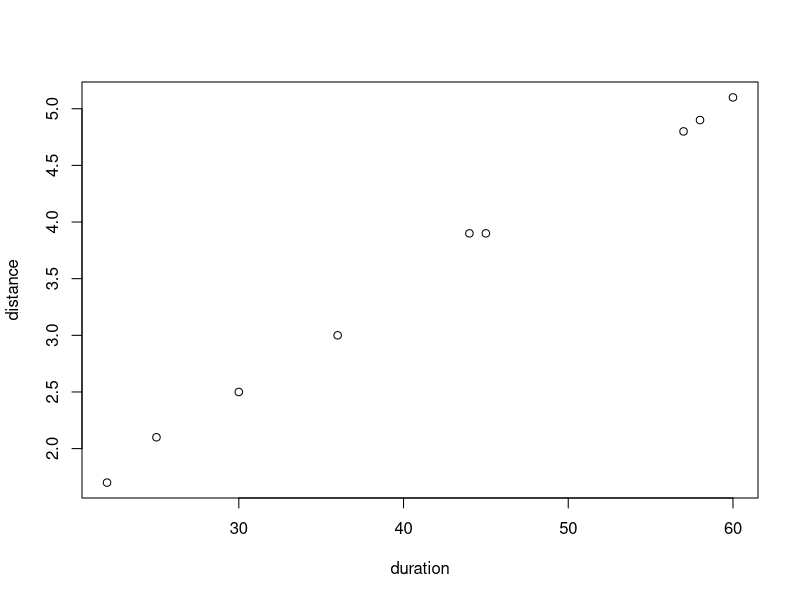
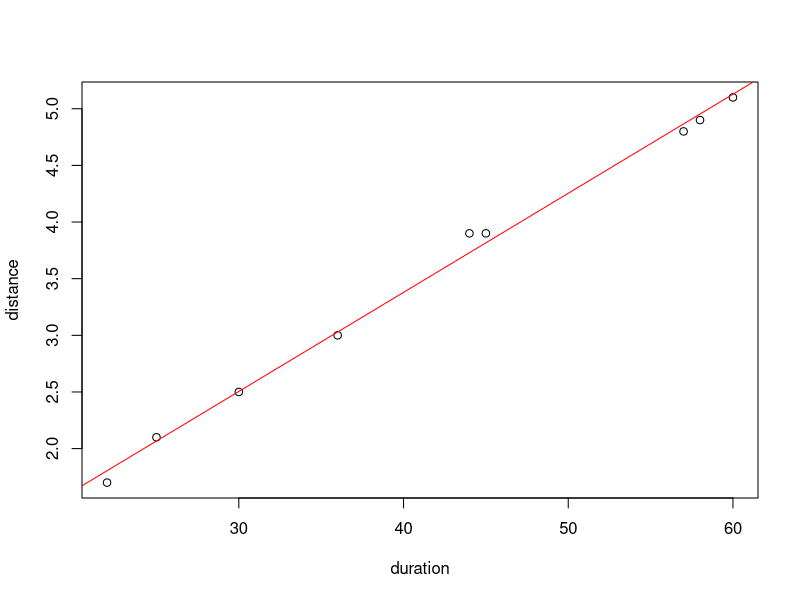
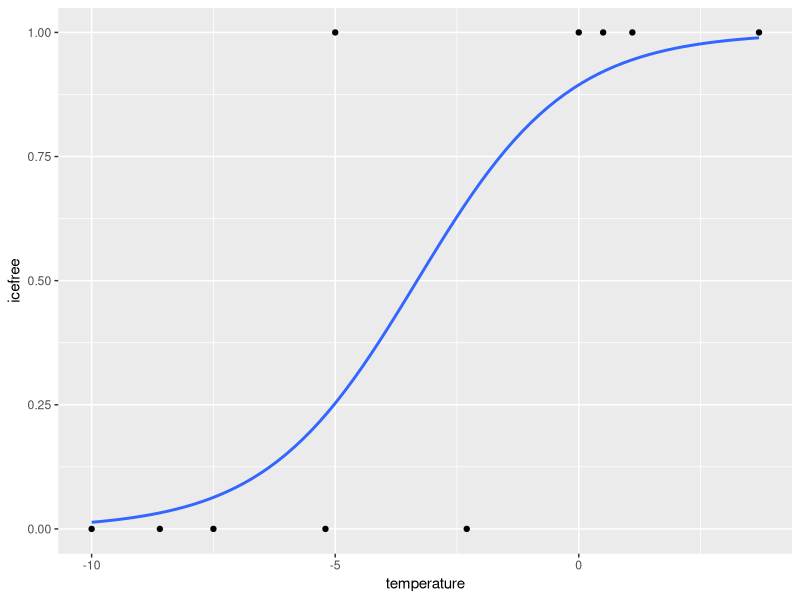
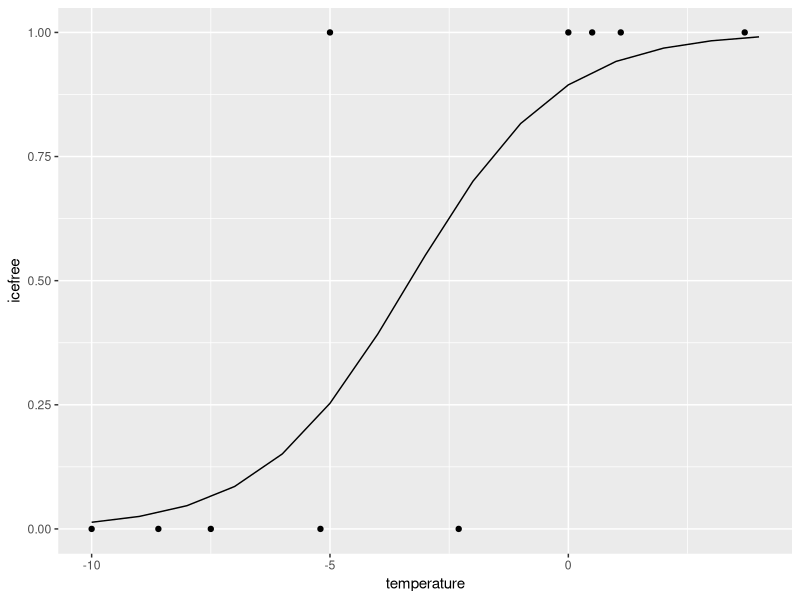
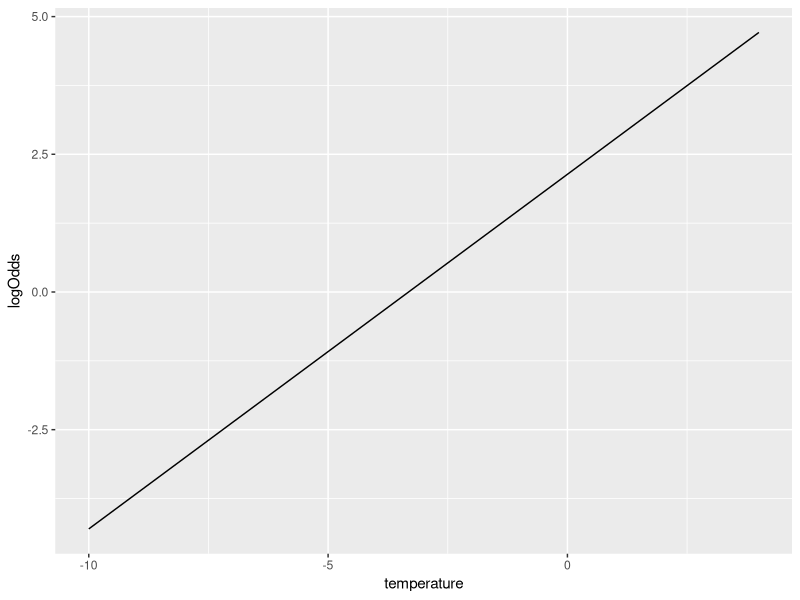
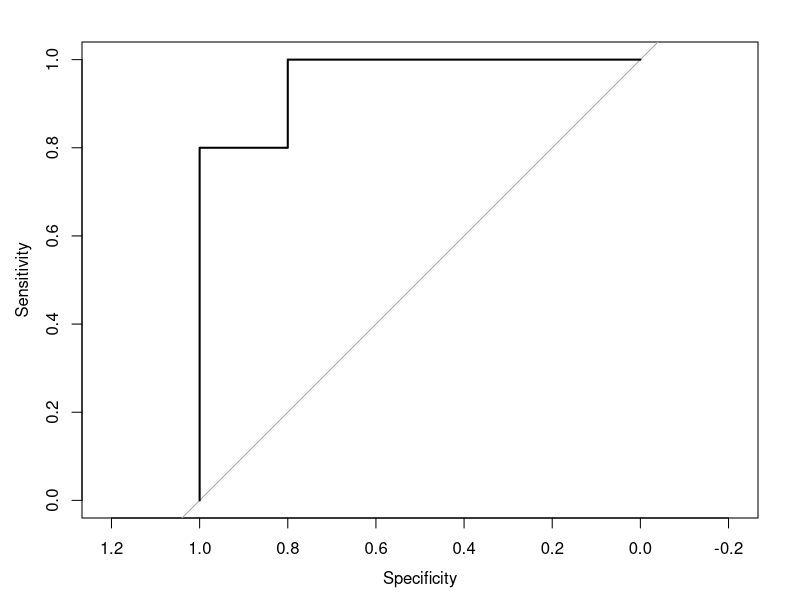

Generate these figures, in order, with R:
## ---- chunk 1

duration <- c(30,60,45,44,36,58,57,22,25)
distance <- c(2.5,5.1,3.9,3.9,3,4.9,4.8,1.7,2.1)

plot(duration,distance)
## ---- chunk 2
m1 <- lm(distance~duration) ## linear model with response ~ predictor
summary(m1) ## see output of model
## ---- chunk 3
plot(duration,distance)
abline(m1, col="red") ## adds line from model
## ---- chunk 4
drug.trial <- read.csv("data//drug.trial.csv")

##load data
head(drug.trial)

## drug.trial <- read.csv("https://raw.githubusercontent.com/afilazzola/UoALogisticRegression/main/data/drug.trial.csv")
## ---- chunk 5
m2<- glm(response~predictor, data=drug.trial, family="binomial") ##glm for drugs potential to curse

summary(m2) ##output of model
## ---- chunk 6

anova(m2, test="Chisq") ## chisq test on predictor from model
## ---- chunk 7
## Create some data
iceData <- data.frame(icefree = c(0,0,0,0,1,0,1,1,1,1), temperature = c(-10,-7.5,-8.6,-5.2,-5,-2.3,0.5,0,1.1,3.7))

m3<- glm(icefree~temperature,  family="binomial", data=iceData) 
summary(m3)
anova(m3, test="Chisq")

library(ggplot2)
## Plot the logistic regression
ggplot(iceData, aes(x= temperature, y=icefree)) + geom_point() + geom_smooth(method="glm", method.args=list(family="binomial"), se=F)

## Plot your own range of values
m3Out <- data.frame(temperature = -10:4)
m3Out[,"icefree"] <- predict(m3, m3Out, type="response")

ggplot(m3Out, aes(x=temperature, y=icefree)) + geom_line() + geom_point(data=iceData, aes(x= temperature, y=icefree))

## Plot the log odds model
m3Out[,"logOdds"] <- predict(m3, m3Out, type="link")

ggplot(m3Out, aes(x=temperature, y=logOdds)) + geom_line() 


## Psuedo R2
m3null<- glm(icefree~1,  family="binomial", data=iceData) ##glm for drugs potential to curse
1-logLik(m3)/logLik(m3null) 

## ---- chunk 8
library(caret)
library(pROC)

## List actual vs predicted
actualData <- iceData$icefree
predictData <- predict( m3, iceData, type="response")

## set threshold
predictData <- ifelse(predictData > 0.5, 1, 0)

## Create confusion matrix
confusionMat <- table(actualData, predictData)
confusionMat

## Extract outputs
confusionMatrix(confusionMat)

## Create ROC graph
m3ROC <-  roc(icefree~temperature, data = iceData)
plot(m3ROC)

m3ROC ## get AUC
## ---- chunk 9
library(emmeans)
## ---- chunk 10
# emmeans(m3, pairwise~predictor, adjust="tukey") ##conduct pairwise comparisons on predictor
